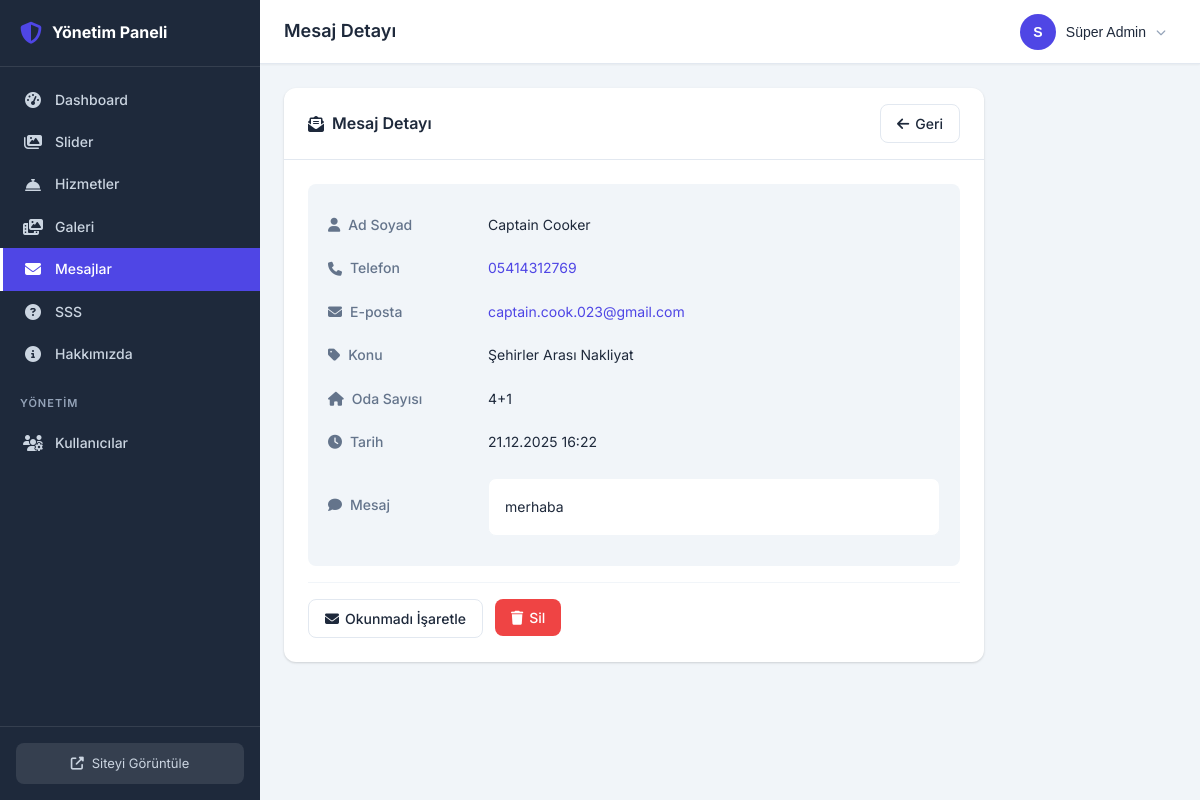
Page /gizli-yonetim-x7c8v9/messages/2/ (signed in) on the committed database.
### custom_admin/models.py (models this page shows, shortened)
class AdminUser(models.Model):
    ROLE_CHOICES = [
        ('superadmin', 'Süper Admin'),
        ('admin', 'Admin'),
    ]
    id = models.UUIDField(primary_key=True, default=uuid.uuid4, editable=False)
    username = models.CharField(max_length=50, unique=True, verbose_name="Kullanıcı Adı")
    password_hash = models.CharField(max_length=256, verbose_name="Şifre Hash")
    email = models.EmailField(blank=True, verbose_name="E-posta")
    first_name = models.CharField(max_length=100, blank=True, verbose_name="Ad")
    last_name = models.CharField(max_length=100, blank=True, verbose_name="Soyad")
    role = models.CharField(max_length=20, choices=ROLE_CHOICES, default='admin', verbose_name="Rol")
    is_active = models.BooleanField(default=True, verbose_name="Aktif")
    created_at = models.DateTimeField(auto_now_add=True, verbose_name="Oluşturulma Tarihi")
    updated_at = models.DateTimeField(auto_now=True, verbose_name="Güncellenme Tarihi")
    last_login = models.DateTimeField(null=True, blank=True, verbose_name="Son Giriş")
    can_manage_sliders = models.BooleanField(default=True, verbose_name="Slider Yönetimi")
    can_manage_services = models.BooleanField(default=True, verbose_name="Hizmet Yönetimi")
    can_manage_gallery = models.BooleanField(default=True, verbose_name="Galeri Yönetimi")
    can_manage_messages = models.BooleanField(default=True, verbose_name="Mesaj Yönetimi")
    can_manage_faq = models.BooleanField(default=True, verbose_name="SSS Yönetimi")
    can_manage_about = models.BooleanField(default=True, verbose_name="Hakkımızda Yönetimi")
    class Meta:
        verbose_name = "Admin Kullanıcı"
        verbose_name_plural = "Admin Kullanıcılar"
        ordering = ['-created_at']
    @property
    def is_superadmin(self):
        return self.role == 'superadmin'
    @property
    def full_name(self):
        name = f"{self.first_name} {self.last_name}".strip()
        return name or self.username
    def has_permission(self, permission_name):
        if self.is_superadmin:
            return True
        return getattr(self, permission_name, False)

### core/models.py (models this page shows, shortened)
class ContactMessage(models.Model):
    ROOM_CHOICES = [
        ('1+0', '1+0 (Stüdyo)'),
        ('1+1', '1+1'),
        ('2+1', '2+1'),
        ('3+1', '3+1'),
        ('4+1', '4+1'),
        ('5+1', '5+1 ve üzeri'),
        ('villa', 'Villa'),
        ('ofis', 'Ofis'),
    ]
    SUBJECT_CHOICES = [
        ('evden_eve', 'Evden Eve Nakliyat'),
        ('sehirler_arasi', 'Şehirler Arası Nakliyat'),
        ('ofis', 'Ofis Taşımacılığı'),
        ('paketleme', 'Paketleme Hizmeti'),
        ('mobilya', 'Mobilya Montajı'),
    ]
    name = models.CharField(max_length=100, verbose_name="Ad Soyad")
    email = models.EmailField(verbose_name="E-Mail", blank=True)
    phone = models.CharField(max_length=20, verbose_name="Telefon", blank=True)
    subject = models.CharField(max_length=50, choices=SUBJECT_CHOICES, verbose_name="Konu", default='evden_eve')
    room_count = models.CharField(max_length=20, choices=ROOM_CHOICES, verbose_name="Oda Sayısı")
    message = models.TextField(verbose_name="Mesaj")
    created_at = models.DateTimeField(auto_now_add=True, verbose_name="Gönderim Tarihi")
    is_read = models.BooleanField(default=False, verbose_name="Okundu")
    class Meta:
        verbose_name = "İletişim Mesajı"
        verbose_name_plural = "İletişim Mesajları"
        ordering = ['-created_at']

### custom_admin/views.py (the view)
# urls.py: path('messages/<int:pk>/', views.message_detail, name='message_detail'),
@admin_login_required
@permission_required('can_manage_messages')
def message_detail(request, pk):
    msg = get_object_or_404(ContactMessage, pk=pk)
    if not msg.is_read:
        msg.is_read = True
        msg.save(update_fields=['is_read'])
    return render(request, 'custom_admin/messages/detail.html', {
        'msg': msg,
        'admin_user': request.admin_user,
    })

### custom_admin/context_processors.py (called while the page is built)
def admin_context(request):
    context = {}
    if hasattr(request, 'admin_user'):
        context['unread_count'] = ContactMessage.objects.filter(is_read=False).count()
    return context

### custom_admin/templates/custom_admin/messages/detail.html (shortened to what this page needs)
{% extends "custom_admin/base.html" %}
{% block page_title %}Mesaj Detayı{% endblock %}
{% block content %}
<div class="card" style="max-width: 700px;">
    <div class="card-header">
        <h2><i class="fas fa-envelope-open-text"></i> Mesaj Detayı</h2>
        <a href="{% url 'custom_admin:message_list' %}" class="btn btn-outline">
            <i class="fas fa-arrow-left"></i> Geri
        </a>
    </div>
    <div class="card-body">
        <div class="message-detail">
            <div class="detail-row">
                <div class="detail-label"><i class="fas fa-user"></i> Ad Soyad</div>
                <div class="detail-value">{{ msg.name }}</div>
            </div>
            <div class="detail-row">
                <div class="detail-label"><i class="fas fa-phone"></i> Telefon</div>
                <div class="detail-value">
                    <a href="tel:{{ msg.phone }}">{{ msg.phone }}</a>
                </div>
            </div>
            <div class="detail-row">
                <div class="detail-label"><i class="fas fa-envelope"></i> E-posta</div>
                <div class="detail-value">
                    {% if msg.email %}
                    <a href="mailto:{{ msg.email }}">{{ msg.email }}</a>
                    {% else %}
                    Belirtilmedi
                    {% endif %}
                </div>
            </div>
            <div class="detail-row">
                <div class="detail-label"><i class="fas fa-tag"></i> Konu</div>
                <div class="detail-value">{{ msg.get_subject_display }}</div>
            </div>
            <div class="detail-row">
                <div class="detail-label"><i class="fas fa-home"></i> Oda Sayısı</div>
                <div class="detail-value">{{ msg.room_count }}</div>
            </div>
            <div class="detail-row">
                <div class="detail-label"><i class="fas fa-clock"></i> Tarih</div>
                <div class="detail-value">{{ msg.created_at|date:"d.m.Y H:i" }}</div>
            </div>
            <div class="detail-row">
                <div class="detail-label"><i class="fas fa-comment"></i> Mesaj</div>
                <div class="detail-value message-body">{{ msg.message|linebreaks }}</div>
            </div>
        </div>
        <div class="form-actions mt-3">
            <form method="post" action="{% url 'custom_admin:message_toggle_read' msg.pk %}" class="inline-form">
                <button type="submit" class="btn btn-outline">
                    <i class="fas {% if msg.is_read %}fa-envelope{% else %}fa-envelope-open{% endif %}"></i>
                    {% if msg.is_read %}Okunmadı İşaretle{% else %}Okundu İşaretle{% endif %}
                </button>
            </form>
            <form method="post" action="{% url 'custom_admin:message_delete' msg.pk %}" class="inline-form" onsubmit="return confirm('Bu mesajı silmek istediğinize emin misiniz?')">
                <button type="submit" class="btn btn-danger">
                    <i class="fas fa-trash"></i> Sil
                </button>
            </form>
        </div>
    </div>
</div>
{% endblock %}

### custom_admin/templates/custom_admin/base.html (shortened to what this page needs)
{% load static %}
<!DOCTYPE html>
<html lang="tr" data-theme="light">
<head>
    <link rel="stylesheet" href="https://cdnjs.cloudflare.com/ajax/libs/font-awesome/6.4.0/css/all.min.css">
    <link rel="stylesheet" href="{% static 'custom_admin/css/admin.css' %}">
</head>
<body>
    <div class="admin-wrapper">
        <aside class="sidebar" id="sidebar">
            <div class="sidebar-header">
                <div class="sidebar-logo">
                    <i class="fas fa-shield-alt"></i>
                    <span>Yönetim Paneli</span>
                </div>
            </div>
            <nav class="sidebar-nav">
                <ul>
                    <li>
                        <a href="{% url 'custom_admin:dashboard' %}" class="{% if request.resolver_match.url_name == 'dashboard' %}active{% endif %}">
                            <i class="fas fa-tachometer-alt"></i>
                            <span>Dashboard</span>
                        </a>
                    </li>
                    {% if admin_user.has_permission.can_manage_sliders or admin_user.is_superadmin %}
                    <li>
                        <a href="{% url 'custom_admin:slider_list' %}" class="{% if 'slider' in request.resolver_match.url_name %}active{% endif %}">
                            <i class="fas fa-images"></i>
                            <span>Slider</span>
                        </a>
                    </li>
                    {% endif %}
                    {% if admin_user.has_permission.can_manage_services or admin_user.is_superadmin %}
                    <li>
                        <a href="{% url 'custom_admin:service_list' %}" class="{% if 'service' in request.resolver_match.url_name %}active{% endif %}">
                            <i class="fas fa-concierge-bell"></i>
                            <span>Hizmetler</span>
                        </a>
                    </li>
                    {% endif %}
                    {% if admin_user.has_permission.can_manage_gallery or admin_user.is_superadmin %}
                    <li>
                        <a href="{% url 'custom_admin:gallery_list' %}" class="{% if 'gallery' in request.resolver_match.url_name %}active{% endif %}">
                            <i class="fas fa-photo-video"></i>
                            <span>Galeri</span>
                        </a>
                    </li>
                    {% endif %}
                    {% if admin_user.has_permission.can_manage_messages or admin_user.is_superadmin %}
                    <li>
                        <a href="{% url 'custom_admin:message_list' %}" class="{% if 'message' in request.resolver_match.url_name %}active{% endif %}">
                            <i class="fas fa-envelope"></i>
                            <span>Mesajlar</span>
                        </a>
                    </li>
                    {% endif %}
                    {% if admin_user.has_permission.can_manage_faq or admin_user.is_superadmin %}
                    <li>
                        <a href="{% url 'custom_admin:faq_list' %}" class="{% if 'faq' in request.resolver_match.url_name %}active{% endif %}">
                            <i class="fas fa-question-circle"></i>
                            <span>SSS</span>
                        </a>
                    </li>
                    {% endif %}
                    {% if admin_user.has_permission.can_manage_about or admin_user.is_superadmin %}
                    <li>
                        <a href="{% url 'custom_admin:about_edit' %}" class="{% if 'about' in request.resolver_match.url_name %}active{% endif %}">
                            <i class="fas fa-info-circle"></i>
                            <span>Hakkımızda</span>
                        </a>
                    </li>
                    {% endif %}
                    {% if admin_user.is_superadmin %}
                    <li class="nav-divider">
                        <span>YÖNETİM</span>
                    </li>
                    <li>
                        <a href="{% url 'custom_admin:user_list' %}" class="{% if 'user' in request.resolver_match.url_name %}active{% endif %}">
                            <i class="fas fa-users-cog"></i>
                            <span>Kullanıcılar</span>
                        </a>
                    </li>
                    {% endif %}
                </ul>
            </nav>
            <div class="sidebar-footer">
                <a href="/" target="_blank" class="btn-site-view">
                    <i class="fas fa-external-link-alt"></i>
                    <span>Siteyi Görüntüle</span>
                </a>
            </div>
        </aside>
        <main class="main-content">
            <header class="topbar">
                <div class="topbar-left">
                    <h1 class="page-title">{% block page_title %}Dashboard{% endblock %}</h1>
                </div>
                <div class="topbar-right">
                    <div class="user-dropdown" id="userDropdown">
                        <button class="user-dropdown-toggle">
                            <div class="user-avatar">
                                {{ admin_user.username|first|upper }}
                            </div>
                            <span class="user-name">{{ admin_user.full_name }}</span>
                            <i class="fas fa-chevron-down"></i>
                        </button>
                    </div>
                </div>
            </header>
            <div class="content-area">
                {% block content %}{% endblock %}
            </div>
        </main>
    </div>
</body>
</html>

### rows in the picture
AdminUser: username|first "S", full_name "Süper Admin"
ContactMessage: name "Captain Cooker", phone "05414312769", email "captain.cook.023@gmail.com", subject "Şehirler Arası Nakliyat", room_count "4+1", created_at "21.12.2025 16:22", message "merhaba"
